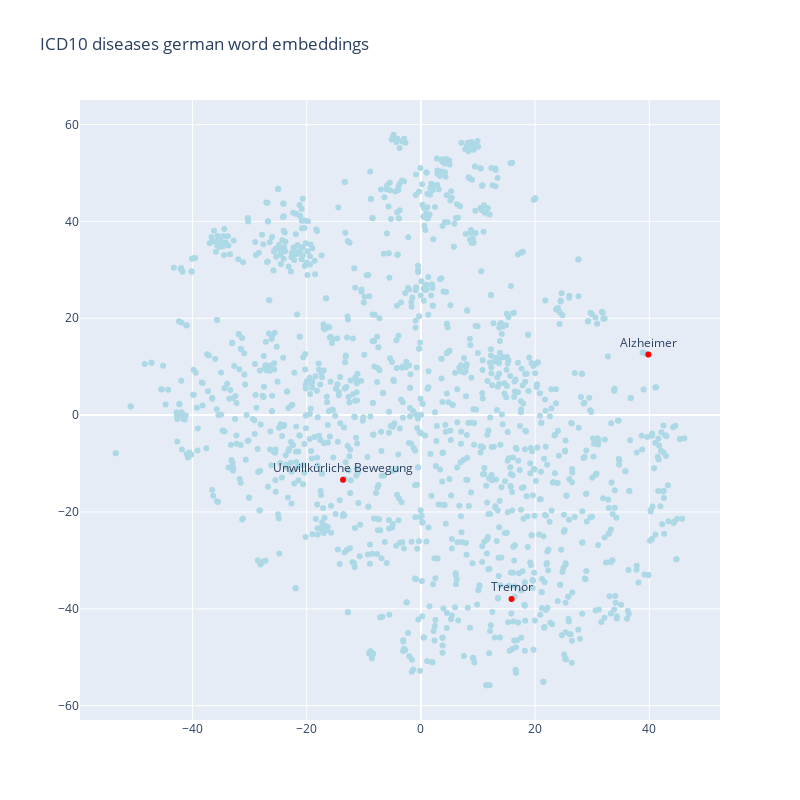

Notebook code for this chart:
### Code cell
df = pd.DataFrame({'x': X_tsne[:,0], 'y': X_tsne[:,1], 'label': diseases})
df['color'] = 'lightblue'

# Additional DataFrame for specific diseases with red color
additional_df = pd.DataFrame()
for disease in test_diseases:
    additional_df = pd.concat([additional_df, pd.DataFrame({
        'x': X_tsne[diseases.index(disease), 0],
        'y': X_tsne[diseases.index(disease), 1],
        'label': disease,
        "color": "red"
    }, index=[1])])


fig = go.Figure()

fig.add_trace(go.Scatter(
    x=df['x'],
    y=df['y'],
    mode='markers',
    marker=dict(color=df['color']),
    text=df['label'],
))
fig.add_trace(go.Scatter(
    x=additional_df['x'],
    y=additional_df['y'],
    mode='markers+text',
    marker=dict(color=additional_df['color']),
    text=additional_df['label'],
))

fig.update_layout(title_text='ICD10 diseases german word embeddings', hovermode='closest', showlegend=False, width=800, height=800)
fig.update_traces(textposition='top center')
fig.show()

### Figure 1 — Plotly figure (JSON) as saved in the notebook; plotly's stock layout.template omitted (floating-point values rounded to 4 significant figures; data arrays with more than 128 entries replaced by an {"elided": "..."} marker saying what was removed)
{"data": [{"marker": {"color": {"elided": "1380 str values"}}, "mode": "markers", "text": {"elided": "1380 str values"}, "textposition": "top center", "type": "scatter", "x": {"elided": "1380 float values"}, "y": {"elided": "1380 float values"}}, {"marker": {"color": ["red", "red", "red"]}, "mode": "markers+text", "text": ["Alzheimer", "Tremor", "Unwillkürliche Bewegung"], "textposition": "top center", "type": "scatter", "x": [39.84, 15.88, -13.64], "y": [12.52, -37.96, -13.32]}], "layout": {"height": 800, "hovermode": "closest", "showlegend": false, "title": {"text": "ICD10 diseases german word embeddings"}, "width": 800}}
